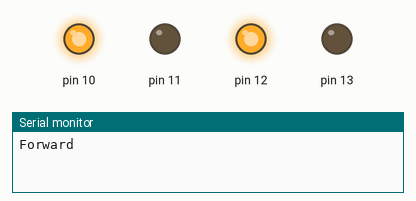
This sketch was run on a simulated Arduino Uno, built with avr-gcc and run on an emulated ATmega328P. On the bench: output pins drawn as LEDs (lit = HIGH), the last lines printed to the serial monitor.

Above: at 0.5 s.
At 2.5 s:
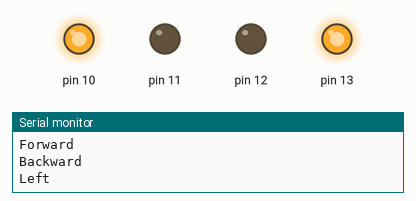
At 3.5 s:
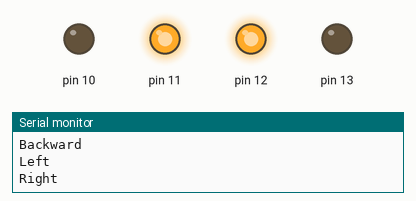
At 5.5 s:
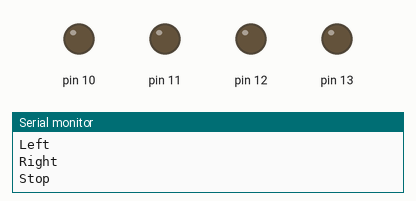
At 8.5 s:
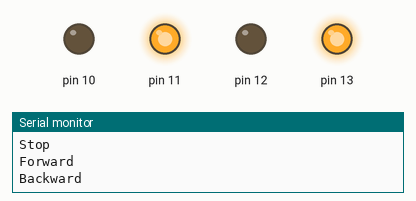
Timing chart, 0 to 9.1 s (numbered marks = the images above):
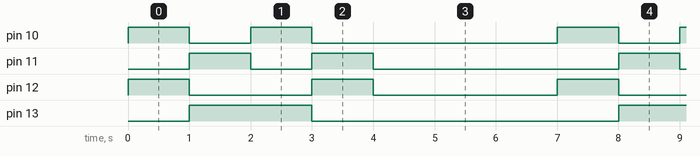

Measured:
- by itself, pin 10, pin 11: repeats every 7.0 s: LOW 1.0 s, HIGH 1.0 s, LOW 4.0 s, HIGH 1.0 s
- by itself, pin 12: repeats every 7.0 s: LOW 2.0 s, HIGH 1.0 s, LOW 3.0 s, HIGH 1.0 s
- by itself, pin 13: alternates HIGH for 2.0 s and LOW for 5.0 s

The sketch:

control_movements.ino
```cpp
void setup() {
  Serial.begin(9600);
  pinMode(10,OUTPUT);
  pinMode(11,OUTPUT);
  pinMode(12,OUTPUT);
  pinMode(13,OUTPUT);
}
void moveRobot(String motion){
  if(motion == "Forward") {
      digitalWrite(10,HIGH);
      digitalWrite(11,LOW);
      digitalWrite(12,HIGH);
      digitalWrite(13,LOW);
      Serial.println("Forward");
    }
  if(motion == "Backward"){
      digitalWrite(10,LOW);
      digitalWrite(11,HIGH);
      digitalWrite(12,LOW);
      digitalWrite(13,HIGH);
      Serial.println("Backward");
    }
  if(motion == "Right")   {
      digitalWrite(10,LOW);
      digitalWrite(11,HIGH);
      digitalWrite(12,HIGH);
      digitalWrite(13,LOW);
      Serial.println("Right");
    }
  if(motion == "Left"){
      digitalWrite(10,HIGH);
      digitalWrite(11,LOW);
      digitalWrite(12,LOW);
      digitalWrite(13,HIGH);
      Serial.println("Left");
    }
  if(motion == "Stop"){
      digitalWrite(10,LOW);
      digitalWrite(11,LOW);
      digitalWrite(12,LOW);
      digitalWrite(13,LOW);
      Serial.println("Stop");
    }
}

void loop() {
moveRobot("Forward");
delay(1000);
moveRobot("Backward");
delay(1000);
moveRobot("Left");
delay(1000);
moveRobot("Right");
delay(1000);
moveRobot("Stop");
delay(3000);
}
```
